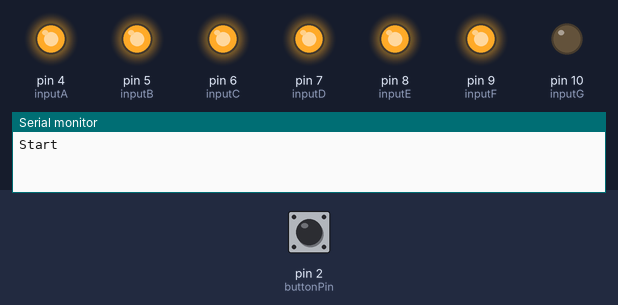
The sketch below on a simulated Arduino Uno, built with avr-gcc and run on an emulated ATmega328P. Shown: output pins drawn as LEDs (lit = HIGH), the last lines printed to the serial monitor. Dashed ring = blinking. Inputs (shaded band) come from the test bench; at power-on: pin 2 (buttonPin) LOW.

Above: at 1.2 s.
1.3 s: pin 2 (buttonPin) pulled HIGH for 0.25 s
At 4.2 s:
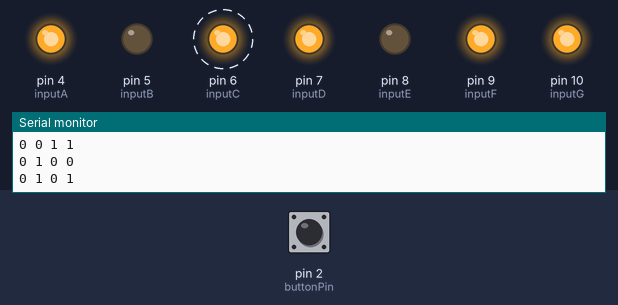
4.3 s: pin 2 (buttonPin) pulled HIGH for 1 s
At 5.9 s:
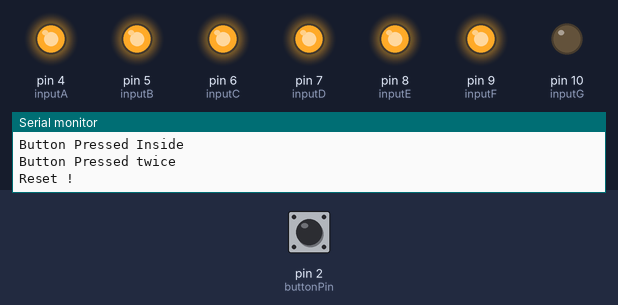
6.8 s: pin 2 (buttonPin) pulled HIGH for 3.2 s
At 11.43 s:
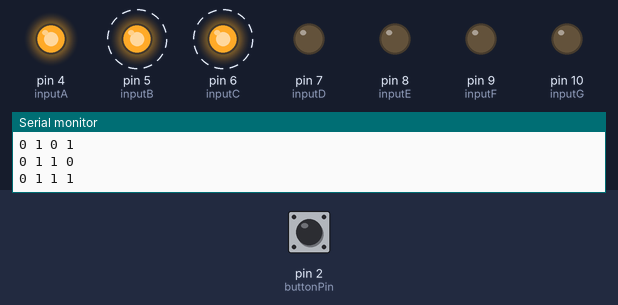
Timing chart, 0 to 18.6 s (numbered marks = the images above; inputs shaded):
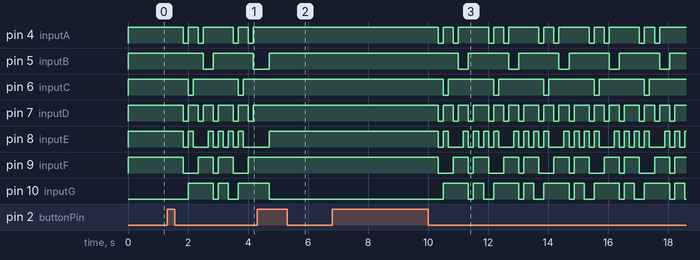

Measured:
- after the input at 1.3 s, pin 4 (inputA): HIGH → LOW after 0.54 s, → HIGH 0.17 s later, → LOW 0.34 s later, → HIGH 0.17 s later, … (8 changes in this stretch); pin 5 (inputB): HIGH → LOW after 1.2 s, → HIGH 0.34 s later, → LOW 1.3 s later
- after the input at 4.3 s, pin 4 (inputA), pin 7 (inputD), pin 9 (inputF): stops changing and stays HIGH; pin 6 (inputC): stays HIGH (without the input it goes to LOW after 1.1 s)
- after the input at 6.8 s, pin 4 (inputA): HIGH → LOW after 3.5 s, then repeats every 1.7 s: HIGH 0.34 s, LOW 0.17 s, HIGH 1.0 s, LOW 0.17 s; pin 5 (inputB): alternates HIGH for 1.3 s and LOW for 0.34 s, starting after 4.2 s

The sketch:

task6-1.ard.ino
```cpp
int inputA = 4;
int inputB = 5;
int inputC = 6;
int inputD = 7;
int inputE = 8;
int inputF = 9;
int inputG = 10;
int count = 0;
int buttonPin = 2;
int off = LOW;
int on = HIGH;
int isRunning = 0;
int buttonState;

unsigned long timePress = 0;
unsigned long timePressLimit = 0;
int clicks = 0;

void setup() {
  Serial.begin(9600);
  Serial.println("Start");
  pinMode(inputA, OUTPUT);
  pinMode(inputB, OUTPUT);
  pinMode(inputC, OUTPUT);
  pinMode(inputD, OUTPUT);
  pinMode(inputE, OUTPUT);
  pinMode(inputF, OUTPUT);
  pinMode(inputG, OUTPUT);
  pinMode(buttonPin, INPUT);
}

void loop() {
  buttonState = digitalRead(buttonPin);
  if (isRunning == 0 ) {
    digitalWrite(inputA, HIGH);
    digitalWrite(inputB, HIGH);
    digitalWrite(inputC, HIGH);
    digitalWrite(inputD, HIGH);
    digitalWrite(inputE, HIGH);
    digitalWrite(inputF, HIGH);
    digitalWrite(inputG, LOW);
  }

  if (buttonState == HIGH) {
    delay(200);
    Serial.println("Button Pressed");
    if (isRunning == 0) {
      count = 0;
      //      timePress = millis();
      //      timePressLimit = timePress + 1000;
      isRunning = 1;
    } else {
      Serial.println("Hello");
      isRunning = 0;
    }
  }

  if (isRunning == 1) {
    ledLoop();
  }
  delay(200);
}
void ledLoop() {
  while (detectClick()) {
    if (count == 0) {
      Serial.println("0 0 0 0");
      digitalWrite(inputA, HIGH);
      digitalWrite(inputB, HIGH);
      digitalWrite(inputC, HIGH);
      digitalWrite(inputD, HIGH);
      digitalWrite(inputE, HIGH);
      digitalWrite(inputF, HIGH);
      digitalWrite(inputG, LOW);
    } else if (count == 1) {
      Serial.println("0 0 0 1");
      digitalWrite(inputA, LOW);
      digitalWrite(inputB, HIGH);
      digitalWrite(inputC, HIGH);
      digitalWrite(inputD, LOW);
      digitalWrite(inputE, LOW);
      digitalWrite(inputF, LOW);
      digitalWrite(inputG, LOW);
    } else if (count == 2) {
      Serial.println("0 0 1 0");
      digitalWrite(inputA, HIGH);
      digitalWrite(inputB, HIGH);
      digitalWrite(inputC, LOW);
      digitalWrite(inputD, HIGH);
      digitalWrite(inputE, HIGH);
      digitalWrite(inputF, LOW);
      digitalWrite(inputG, HIGH);
    } else if (count == 3) {
      Serial.println("0 0 1 1");
      digitalWrite(inputA, HIGH);
      digitalWrite(inputB, HIGH);
      digitalWrite(inputC, HIGH);
      digitalWrite(inputD, HIGH);
      digitalWrite(inputE, LOW);
      digitalWrite(inputF, LOW);
      digitalWrite(inputG, HIGH);
    } else if (count == 4) {
      Serial.println("0 1 0 0");
      digitalWrite(inputA, LOW);
      digitalWrite(inputB, HIGH);
      digitalWrite(inputC, HIGH);
      digitalWrite(inputD, LOW);
      digitalWrite(inputE, LOW);
      digitalWrite(inputF, HIGH);
      digitalWrite(inputG, HIGH);
    } else if (count == 5) {
      Serial.println("0 1 0 1");
      digitalWrite(inputA, HIGH);
      digitalWrite(inputB, LOW);
      digitalWrite(inputC, HIGH);
      digitalWrite(inputD, HIGH);
      digitalWrite(inputE, LOW);
      digitalWrite(inputF, HIGH);
      digitalWrite(inputG, HIGH);
    } else if (count == 6) {
      Serial.println("0 1 1 0");
      digitalWrite(inputA, HIGH);
      digitalWrite(inputB, LOW);
      digitalWrite(inputC, HIGH);
      digitalWrite(inputD, HIGH);
      digitalWrite(inputE, HIGH);
      digitalWrite(inputF, HIGH);
      digitalWrite(inputG, HIGH);
    } else if (count == 7) {
      Serial.println("0 1 1 1");
      digitalWrite(inputA, HIGH);
      digitalWrite(inputB, HIGH);
      digitalWrite(inputC, HIGH);
      digitalWrite(inputD, LOW);
      digitalWrite(inputE, LOW);
      digitalWrite(inputF, LOW);
      digitalWrite(inputG, LOW);
    } else if (count == 8) {
      Serial.println("1 0 0 0");
      digitalWrite(inputA, HIGH);
      digitalWrite(inputB, HIGH);
      digitalWrite(inputC, HIGH);
      digitalWrite(inputD, HIGH);
      digitalWrite(inputE, HIGH);
      digitalWrite(inputF, HIGH);
      digitalWrite(inputG, HIGH);
    }  else if (count == 9) {
      Serial.println("1 0 0 1");
      digitalWrite(inputA, HIGH);
      digitalWrite(inputB, HIGH);
      digitalWrite(inputC, HIGH);
      digitalWrite(inputD, HIGH);
      digitalWrite(inputE, LOW);
      digitalWrite(inputF, HIGH);
      digitalWrite(inputG, HIGH);
    }
    count++;
    if (count > 9 ) {
      count = 0;
    }

    delay(100);
  }
}

bool detectClick() {
  for (int i = 0; i < 10000; i++) {
    buttonState = digitalRead(buttonPin);
    if (buttonState == HIGH) {
      //      Serial.println(timePress);
      //      Serial.println(timeLimit);
      Serial.println(clicks);
      Serial.println("Button Pressed Inside");
      if (clicks == 0) {
        timePress = millis();
        timePressLimit = timePress + 1000;
        clicks = 1;
      } else if (clicks == 1 && millis() < timePressLimit) {
        Serial.println("Button Pressed twice");
        Serial.println("Reset !");
        timePress = 0;
        timePressLimit = 0;
        clicks = 0;
        isRunning = 0;
        return false;
      }
      delay(200);
    }
    if (millis() > timePressLimit) {
      clicks = 0;
    }

  }
  return true;

}
```
